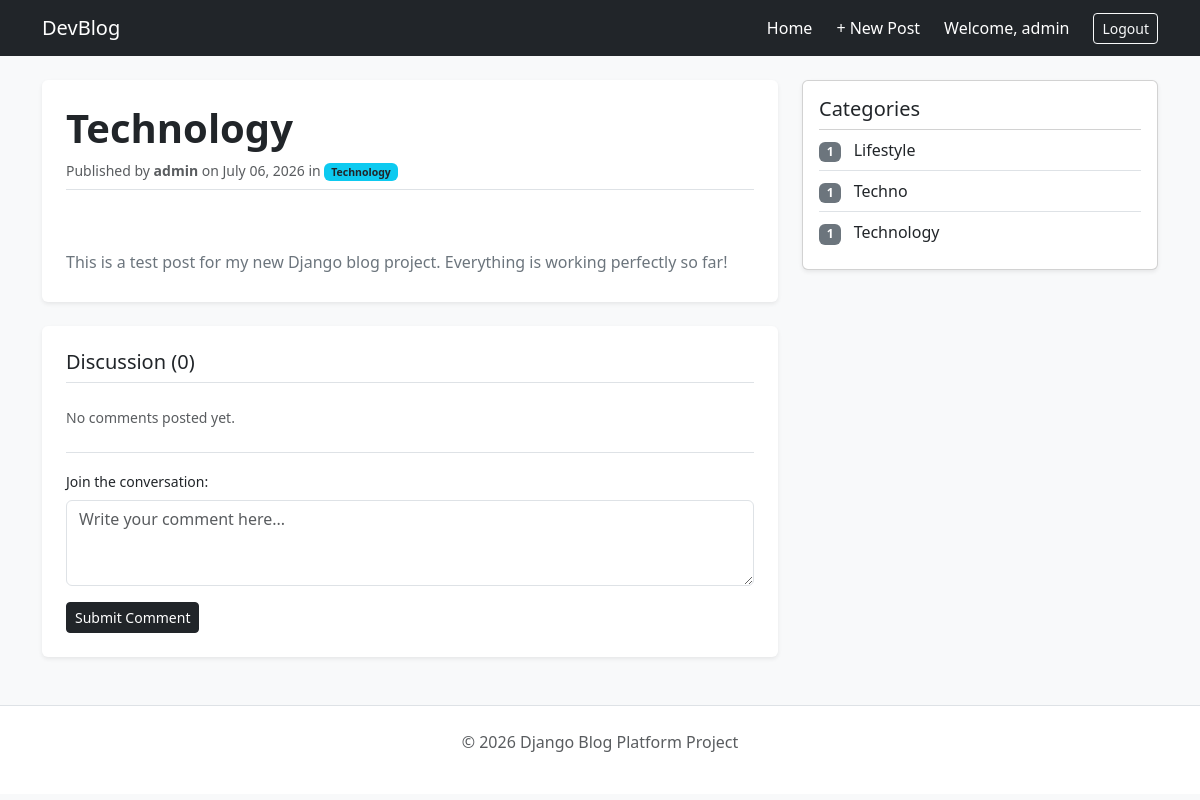
The page /post/technology/ (signed in) on the database its author committed.
### blog/models.py (models this page shows, shortened)
class Post(models.Model):
    STATUS_CHOICES = [
        ('draft', 'Draft'),
        ('published', 'Published'),
    ]
    title = models.CharField(max_length=200)
    slug = models.SlugField(max_length=200, unique=True)
    author = models.ForeignKey(User, on_delete=models.CASCADE, related_name='posts')
    category = models.ForeignKey(Category, on_delete=models.SET_NULL, null=True, blank=True, related_name='posts')
    content = models.TextField()
    excerpt = models.TextField(max_length=300, blank=True)
    cover_image = models.ImageField(upload_to='post_images/', blank=True)
    status = models.CharField(max_length=10, choices=STATUS_CHOICES, default='draft')
    created_at = models.DateTimeField(auto_now_add=True)
    updated_at = models.DateTimeField(auto_now=True)
    published_at = models.DateTimeField(null=True, blank=True)
    class Meta:
        ordering = ['-published_at', '-created_at'] # Newest first

class Category(models.Model):
    name = models.CharField(max_length=100, unique=True)
    slug = models.SlugField(max_length=100, unique=True)
    description = models.TextField(blank=True)
    created_at = models.DateTimeField(auto_now_add=True)
    class Meta:
        verbose_name_plural = 'categories'
        ordering = ['name']

### blog/views.py (the view)
# urls.py: path('post/<slug:slug>/', PostDetailView.as_view(), name='post_detail'),
class PostDetailView(DetailView):
    model = Post
    template_name = 'blog/post_detail.html'
    context_object_name = 'post'
    def get_context_data(self, **kwargs):
        context = super().get_context_data(**kwargs)
        context['categories'] = Category.objects.all()
        context['comments'] = self.object.comments.filter(is_active=True)
        return context

### blog/templates/blog/post_detail.html (shortened to what this page needs)
{% extends 'blog/base.html' %}
{% block content %}
    <article class="bg-white p-4 rounded shadow-sm mb-4">
        <h1 class="fw-bold mb-2">{{ post.title }}</h1>
        <div class="text-muted small mb-4 pb-2 border-bottom">
            Published by <strong>{{ post.author.username }}</strong> on {{ post.published_at|date:"F d, Y" }}
            {% if post.category %}
                in <span class="badge bg-info text-dark">{{ post.category.name }}</span>
            {% endif %}
        </div>
        <div class="lh-lg text-secondary" style="white-space: pre-line;">
            {{ post.content }}
        </div>
    </article>
    <section class="bg-white p-4 rounded shadow-sm">
        <h3 class="h5 mb-4 border-bottom pb-2">Discussion ({{ comments.count }})</h3>
        {% for comment in comments %}
            <div class="mb-3 p-3 bg-light rounded border-start border-primary border-3">
                <div class="d-flex justify-content-between text-muted small mb-1">
                    <strong>{{ comment.author.username }}</strong>
                    <span>{{ comment.created_at|date:"M d, Y H:i" }}</span>
                </div>
                <p class="mb-0 text-dark">{{ comment.body }}</p>
            </div>
        {% empty %}
            <p class="text-muted small">No comments posted yet.</p>
        {% endfor %}
        {% if user.is_authenticated %}
            <form action="{% url 'add_comment' post.slug %}" method="POST" class="mt-4 pt-3 border-top">
                <div class="mb-3">
                    <label for="body" class="form-label font-weight-bold small">Join the conversation:</label>
                    <textarea name="body" id="body" rows="3" class="form-control" placeholder="Write your comment here..." required></textarea>
                </div>
                <button type="submit" class="btn btn-dark btn-sm">Submit Comment</button>
            </form>
        {% else %}
            <div class="alert alert-warning small mt-4">
                Please <a href="/admin/login/?next={{ request.path }}">log in</a> to drop a comment.
            </div>
        {% endif %}
    </section>
{% endblock %}

### blog/templates/blog/base.html (shortened to what this page needs)
<!DOCTYPE html>
<html lang="en">
<head>
    <link href="https://cdn.jsdelivr.net/npm/bootstrap@5.3.0/dist/css/bootstrap.min.css" rel="stylesheet">
</head>
<body class="bg-light">
    <nav class="navbar navbar-expand-lg navbar-dark bg-dark mb-4">
        <div class="container">
            <a class="navbar-brand" href="{% url 'blog_home' %}">DevBlog</a>
            <div class="navbar-nav ms-auto">
                <a class="nav-link text-white me-2" href="{% url 'blog_home' %}">Home</a>
                {% if user.is_authenticated %}
                    <a class="nav-link text-white me-2" href="{% url 'post_create' %}">+ New Post</a>
                    <span class="nav-link text-white me-3">Welcome, {{ user.username }}</span>
                    <a class="btn btn-outline-light btn-sm my-auto" href="/accounts/logout/">Logout</a>
                {% else %}
                    <a class="nav-link text-white me-2" href="{% url 'register' %}">Register</a>
                    <a class="btn btn-outline-light btn-sm my-auto" href="/accounts/login/">Login</a>
                {% endif %}
            </div>
        </div>
    </nav>
    <div class="container">
        <div class="row">
            <div class="col-md-8">
                {% block content %}{% endblock %}
            </div>
            <div class="col-md-4">
                <div class="card p-3 mb-4 shadow-sm">
                    <h5>Categories</h5>
                    <ul class="list-group list-group-flush">
                        {% for cat in categories %}
                            <li class="list-group-item bg-transparent px-0">
                                <span class="badge bg-secondary me-2">{{ cat.posts.count }}</span>
                                {{ cat.name }}
                            </li>
                        {% empty %}
                            <li class="list-group-item bg-transparent px-0 text-muted">No categories yet.</li>
                        {% endfor %}
                    </ul>
                </div>
            </div>
        </div>
    </div>
    <footer class="text-center text-muted py-4 mt-5 border-top bg-white">
        <p>&copy; 2026 Django Blog Platform Project</p>
    </footer>
</body>
</html>

### rows shown on the page
Post: title "Technology", author.username "admin", published_at "July 06, 2026", category.name "Technology", content "This is a test post for my new Django blog project. Everything is working perfectly so far!"
Category: posts.count "1", name "Lifestyle"
Category: posts.count "1", name "Techno"
Category: posts.count "1", name "Technology"

### other values the page prints
{{ user.username }} "admin"
{{ comments.count }} "0"
